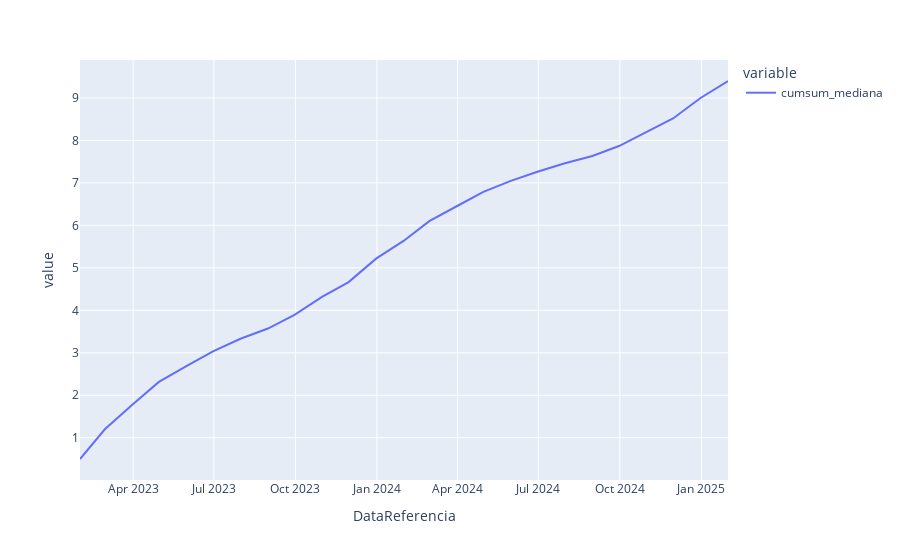

The cell this chart's notebook holds for it:
### Code cell
# Gráfico iterativo utilizando o plotly
fig=px.line(df_ipca_ultima,x=df_ipca_ultima.index,y=['cumsum_mediana'])
# Gerando arquivo com o resultado
# plotly.offline.plot(fig, show_link = True,filename=f'./output/tx_desocupacao_forcast.html')
fig.show()

### Figure 1 — Plotly figure (JSON) as saved in the notebook; plotly's stock layout.template omitted (floating-point values rounded to 4 significant figures)
{"data": [{"hovertemplate": "variable=cumsum_mediana<br>DataReferencia=%{x}<br>value=%{y}<extra></extra>", "legendgroup": "cumsum_mediana", "line": {"color": "#636efa", "dash": "solid"}, "marker": {"symbol": "circle"}, "mode": "lines", "name": "cumsum_mediana", "orientation": "v", "showlegend": true, "type": "scatter", "x": ["2023-01-31", "2023-02-28", "2023-03-31", "2023-04-30", "2023-05-31", "2023-06-30", "2023-07-31", "2023-08-31", "2023-09-30", "2023-10-31", "2023-11-30", "2023-12-31", "2024-01-31", "2024-02-29", "2024-03-31", "2024-04-30", "2024-05-31", "2024-06-30", "2024-07-31", "2024-08-31", "2024-09-30", "2024-10-31", "2024-11-30", "2024-12-31", "2025-01-31"], "xaxis": "x", "y": [0.5, 1.2, 1.775, 2.315, 2.684, 3.034, 3.332, 3.572, 3.892, 4.317, 4.664, 5.217, 5.634, 6.101, 6.451, 6.791, 7.048, 7.263, 7.463, 7.633, 7.869, 8.209, 8.519, 9.0, 9.4], "yaxis": "y"}], "layout": {"legend": {"title": {"text": "variable"}, "tracegroupgap": 0}, "margin": {"t": 60}, "xaxis": {"anchor": "y", "domain": [0, 1], "title": {"text": "DataReferencia"}}, "yaxis": {"anchor": "x", "domain": [0, 1], "title": {"text": "value"}}}}
